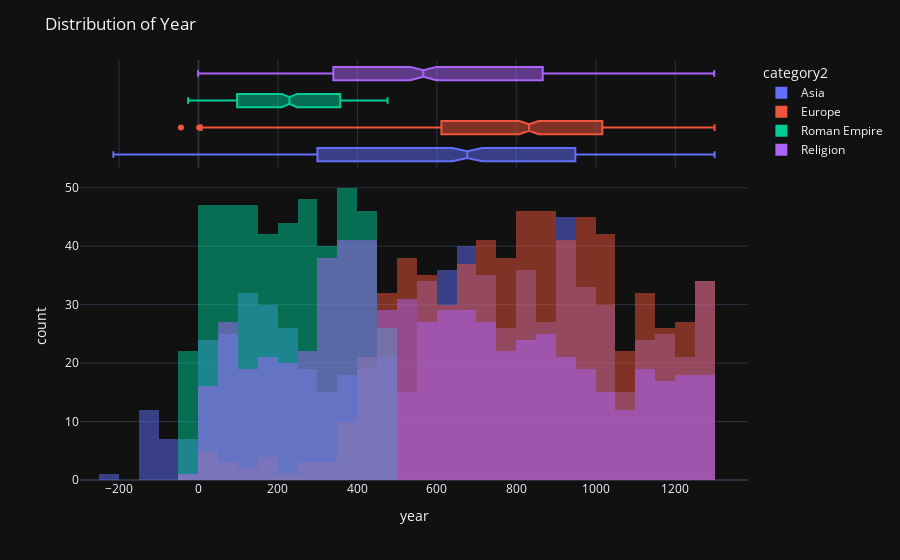

Notebook code for this chart:
### Code cell
top = history_grouped.loc[history_grouped["category2"].isin(["Asia","Europe","Religion","Roman Empire"])]
get_trend_distribution(top, x_axis="year",color="category2")

### Figure 1 — Plotly figure (JSON) as saved in the notebook; plotly's stock layout.template omitted (floating-point values rounded to 4 significant figures; data arrays with more than 128 entries replaced by an {"elided": "..."} marker saying what was removed)
{"data": [{"alignmentgroup": "True", "bingroup": "x", "hovertemplate": "category2=Asia<br>year=%{x}<br>count=%{y}<extra></extra>", "legendgroup": "Asia", "marker": {"color": "#636efa", "opacity": 0.5, "pattern": {"shape": ""}}, "name": "Asia", "offsetgroup": "Asia", "orientation": "v", "showlegend": true, "type": "histogram", "x": {"elided": "732 int values"}, "xaxis": "x", "yaxis": "y"}, {"alignmentgroup": "True", "hovertemplate": "category2=Asia<br>year=%{x}<extra></extra>", "legendgroup": "Asia", "marker": {"color": "#636efa"}, "name": "Asia", "notched": true, "offsetgroup": "Asia", "showlegend": false, "type": "box", "x": {"elided": "732 int values"}, "xaxis": "x2", "yaxis": "y2"}, {"alignmentgroup": "True", "bingroup": "x", "hovertemplate": "category2=Europe<br>year=%{x}<br>count=%{y}<extra></extra>", "legendgroup": "Europe", "marker": {"color": "#EF553B", "opacity": 0.5, "pattern": {"shape": ""}}, "name": "Europe", "offsetgroup": "Europe", "orientation": "v", "showlegend": true, "type": "histogram", "x": {"elided": "665 int values"}, "xaxis": "x", "yaxis": "y"}, {"alignmentgroup": "True", "hovertemplate": "category2=Europe<br>year=%{x}<extra></extra>", "legendgroup": "Europe", "marker": {"color": "#EF553B"}, "name": "Europe", "notched": true, "offsetgroup": "Europe", "showlegend": false, "type": "box", "x": {"elided": "665 int values"}, "xaxis": "x2", "yaxis": "y2"}, {"alignmentgroup": "True", "bingroup": "x", "hovertemplate": "category2=Roman Empire<br>year=%{x}<br>count=%{y}<extra></extra>", "legendgroup": "Roman Empire", "marker": {"color": "#00cc96", "opacity": 0.5, "pattern": {"shape": ""}}, "name": "Roman Empire", "offsetgroup": "Roman Empire", "orientation": "v", "showlegend": true, "type": "histogram", "x": {"elided": "459 int values"}, "xaxis": "x", "yaxis": "y"}, {"alignmentgroup": "True", "hovertemplate": "category2=Roman Empire<br>year=%{x}<extra></extra>", "legendgroup": "Roman Empire", "marker": {"color": "#00cc96"}, "name": "Roman Empire", "notched": true, "offsetgroup": "Roman Empire", "showlegend": false, "type": "box", "x": {"elided": "459 int values"}, "xaxis": "x2", "yaxis": "y2"}, {"alignmentgroup": "True", "bingroup": "x", "hovertemplate": "category2=Religion<br>year=%{x}<br>count=%{y}<extra></extra>", "legendgroup": "Religion", "marker": {"color": "#ab63fa", "opacity": 0.5, "pattern": {"shape": ""}}, "name": "Religion", "offsetgroup": "Religion", "orientation": "v", "showlegend": true, "type": "histogram", "x": {"elided": "628 int values"}, "xaxis": "x", "yaxis": "y"}, {"alignmentgroup": "True", "hovertemplate": "category2=Religion<br>year=%{x}<extra></extra>", "legendgroup": "Religion", "marker": {"color": "#ab63fa"}, "name": "Religion", "notched": true, "offsetgroup": "Religion", "showlegend": false, "type": "box", "x": {"elided": "628 int values"}, "xaxis": "x2", "yaxis": "y2"}], "layout": {"barmode": "overlay", "legend": {"title": {"text": "category2"}, "tracegroupgap": 0}, "margin": {"t": 60}, "title": {"text": "Distribution of Year"}, "xaxis": {"anchor": "y", "domain": [0, 1], "title": {"text": "year"}}, "xaxis2": {"anchor": "y2", "domain": [0, 1], "matches": "x", "showgrid": true, "showticklabels": false}, "yaxis": {"anchor": "x", "domain": [0, 0.7326], "title": {"text": "count"}}, "yaxis2": {"anchor": "x2", "domain": [0.7426, 1], "matches": "y2", "showgrid": false, "showline": false, "showticklabels": false, "ticks": ""}}}
